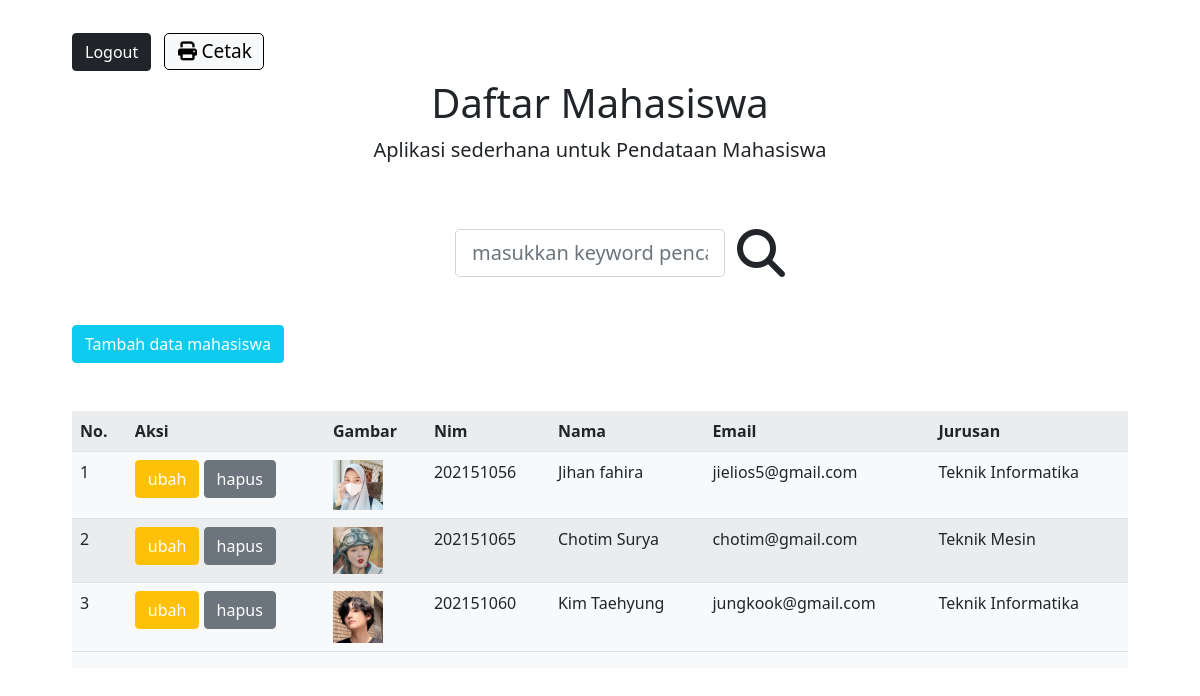
Page /index.php (signed in) on the committed database.
### tables this page shows
CREATE TABLE `mahasiswa` (
  `id` int(11) NOT NULL,
  `nim` char(9) NOT NULL,
  `nama` varchar(200) NOT NULL,
  `email` varchar(100) NOT NULL,
  `jurusan` varchar(100) NOT NULL,
  `gambar` varchar(100) NOT NULL
);

### functions.php (called while the page is built, shortened)
<?php
$conn = mysqli_connect("localhost", "root", "", "phpdasar");
function query($query) {
	global $conn;
	$result = mysqli_query($conn, $query);
	$rows =[];
	while( $row = mysqli_fetch_assoc($result)){
		$rows[] = $row;
	}
	return $rows;
}
?>

### index.php (the view, shortened to what this page needs)
<?php
require 'functions.php';
$mahasiswa = query("SELECT * FROM mahasiswa");
?>
<!DOCTYPE html>
<html>
<head>
	<link href="https://cdn.jsdelivr.net/npm/bootstrap@5.0.2/dist/css/bootstrap.min.css" rel="stylesheet">
	  <path d="M5 1a2 2 0 0 0-2 2v2H2a2 2 0 0 0-2 2v3a2 2 0 0 0 2 2h1v1a2 2 0 0 0 2 2h6a2 2 0 0 0 2-2v-1h1a2 2 0 0 0 2-2V7a2 2 0 0 0-2-2h-1V3a2 2 0 0 0-2-2H5zM4 3a1 1 0 0 1 1-1h6a1 1 0 0 1 1 1v2H4V3zm1 5a2 2 0 0 0-2 2v1H2a1 1 0 0 1-1-1V7a1 1 0 0 1 1-1h12a1 1 0 0 1 1 1v3a1 1 0 0 1-1 1h-1v-1a2 2 0 0 0-2-2H5zm7 2v3a1 1 0 0 1-1 1H5a1 1 0 0 1-1-1v-3a1 1 0 0 1 1-1h6a1 1 0 0 1 1 1z"/>
</head>
<body>
<div class="mx-4 my-4">
<div class="d-inline block col-md-4 ms-5">
	<div class="btn btn-dark" style="max-width: 18rem;">
	<a href="logout.php" class="logout" style="color: white; text-decoration: none;">Logout</a>
	</div>
	<div class="btn btn-light btn-lg" tabindex="-1" role="button" style="outline-style: solid; outline-width: 1.5px; margin: 10px; padding: 1px 10px 2px 7px; border-radius: 4px;">
	<a href="cetak.php" target="_blank" style="color: black;  font-size: 19px; text-decoration: none;"><span class="fa fa-print fa-1x col-md-4 my-1 mx-1" style="width: 20px;"></span>Cetak</a>
	</div>
</div>
<figure class="text-center">
  <blockquote class="blockquote">
	<h1>Daftar Mahasiswa</h1>
	<p>Aplikasi sederhana untuk Pendataan Mahasiswa</p>
  </blockquote>
</figure>
<div class="row justify-content-center">
	<span class="col-md-3 mt-5 ms-0">
		<form action="" method="post" class="form-cari">
		<input type="text" name="keyword" size="50" class="form-control form-control-lg" placeholder="masukkan keyword pencarian.." autocomplete="off" id="keyword">
		</form>
	</span>
	<span class="fa fa-search fa-3x col-md-4 my-5 p-0" style="width: 20px;"></span>
</div>
<div class="d-inline block col-md-4 ms-5 mb-0 mt-5">
<div class="btn btn-info" style="max-width: 18rem;">
<a href="tambah.php" class="tambah" style="color: white; text-decoration: none;">Tambah data mahasiswa</a>
</div>
<div class="bg-light mx-5 my-5">
<div id="container">
<div class="table-responsive">
<table class="table table-striped">
	<tr>
		<th>No.</th>
		<th class="aksi">Aksi</th>
		<th>Gambar</th>
		<th>Nim</th>
		<th>Nama</th>
		<th>Email</th>
		<th>Jurusan</th>
	</tr>
	<?php $i = 1; ?>
	<?php foreach( $mahasiswa as $row ) :?>
	<tr>
		<td><?php echo $i ?></td>
		<td class="aksi">
			<div class="btn btn-warning" style="max-width: 18rem;">
			<a href="ubah.php?id=<?php echo $row["id"]; ?>" style="color: white; text-decoration: none;">ubah</a>
			</div>
			<div class="btn btn-secondary" style="max-width: 18rem;">
			<a href="hapus.php?id=<?php echo $row["id"]; ?>" style="color: white; text-decoration: none;" onclick="return confirm('yakin?');">hapus</a>
		</div>
		</td>
		<td><img src="img/<?php echo $row["gambar"] ?>" width="50"></td>
		<td><?php echo $row["nim"] ?></td>
		<td><?php echo $row["nama"] ?></td>
		<td><?php echo $row["email"] ?></td>
		<td><?php echo $row["jurusan"] ?></td>
	</tr>
	<?php $i++; ?>
<?php endforeach; ?>
</div>
</div>
</div>
</div>
</div>
</body>
</html>

### index.php (style rules this page uses)
.form-cari { margin: 0 auto; }

### rows in the picture
mahasiswa: gambar (picture), nim "202151056", nama "Jihan fahira", email "jielios5@gmail.com", jurusan "Teknik Informatika"
mahasiswa: gambar (picture), nim "202151065", nama "Chotim Surya", email "chotim@gmail.com", jurusan "Teknik Mesin"
mahasiswa: gambar (picture), nim "202151060", nama "Kim Taehyung", email "jungkook@gmail.com", jurusan "Teknik Informatika"
